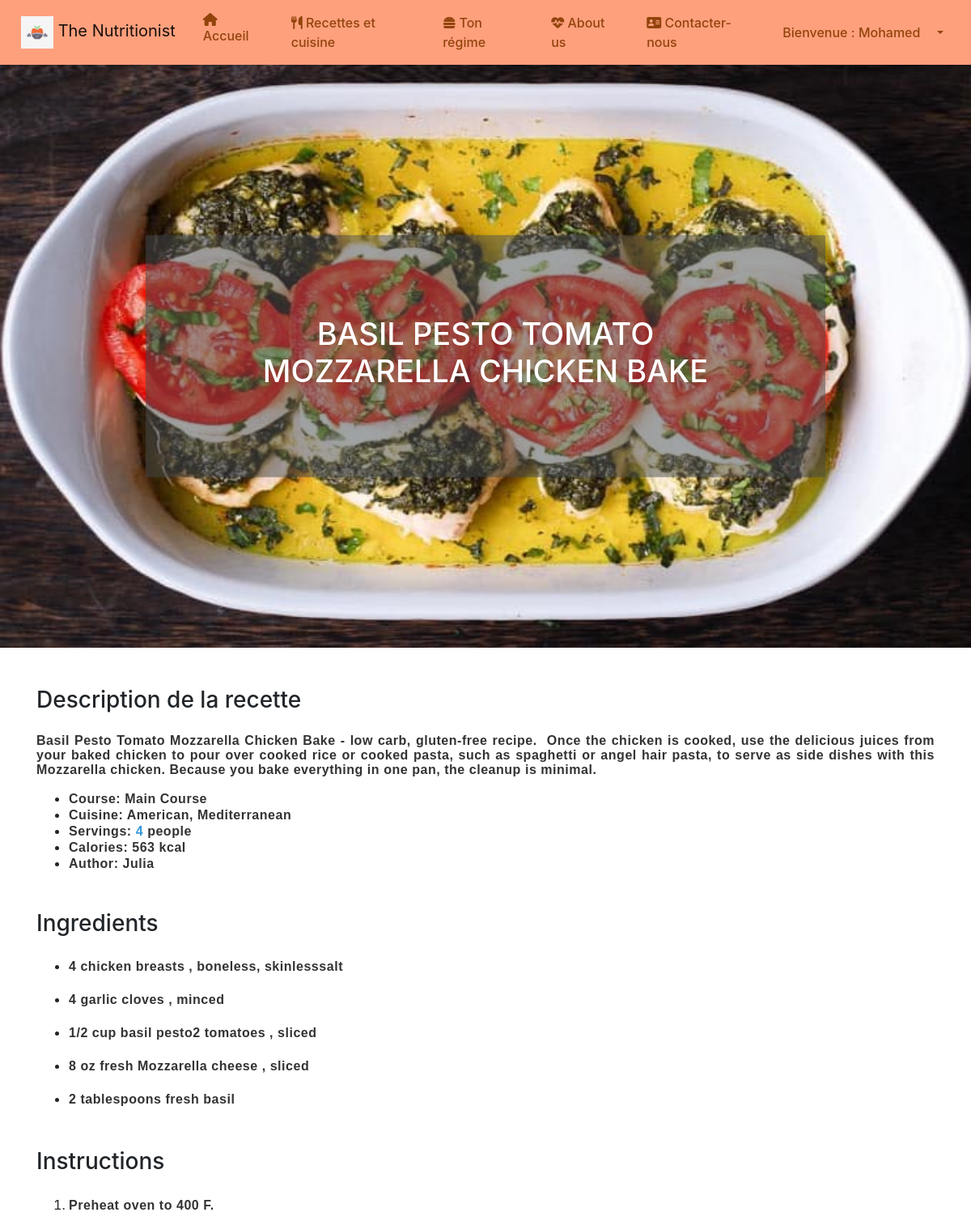
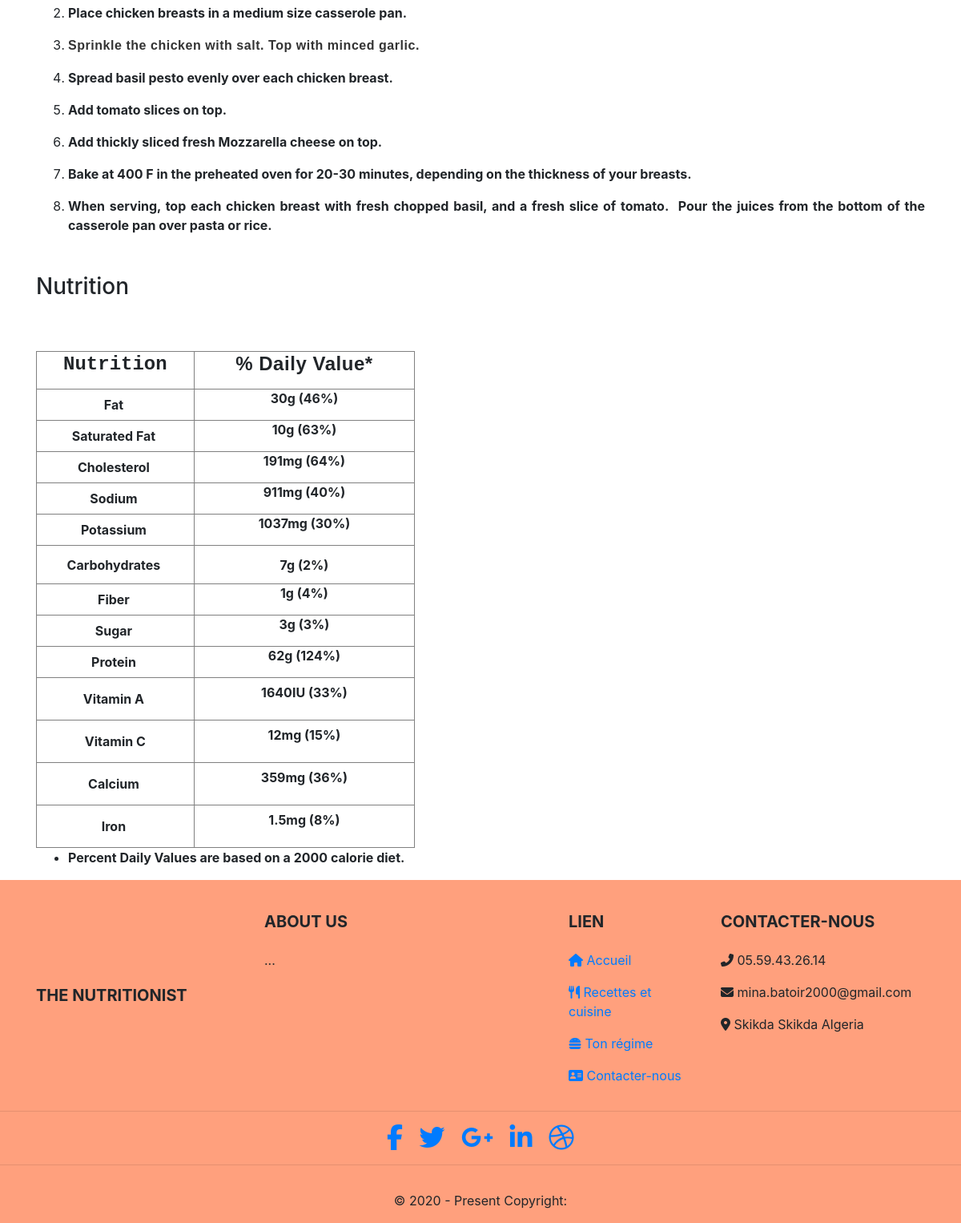
The app's page /detailsRecette.php?id=1 (signed in) with its own data (2 pictures, top to bottom).
### tables this page shows
CREATE TABLE `recette` (
  `id` int(11) NOT NULL,
  `recetteName` text NOT NULL,
  `recetteDescription` text NOT NULL,
  `recetteIngredients` text NOT NULL,
  `recetteInstructions` text NOT NULL,
  `recetteNutritionFacts` text NOT NULL,
  `recetteImage` varchar(255) DEFAULT NULL,
  `created_at` datetime DEFAULT NULL
);

### detailsRecette.php (the view)
<?php require('./functions/init.php'); ?>
<?php
    $id = $_GET['id'];
    $sql = "SELECT * FROM `recette` WHERE id=$id;" ;
    $result = mysqli_query($connect,$sql) or die(mysqli_error($connect));
    if(mysqli_num_rows($result) == 1){
        $dataRecette = mysqli_fetch_assoc($result);
    }else{
        echo "No recette found";
    }
?>
<?php include_once('./inc/header.php'); ?>
<section class="hero">
<div id="carouselExampleIndicators" class="carousel slide" data-ride="carousel">
  <div class="carousel-inner">
    <div class="carousel-item active">
      <img class="d-block w-100" src="./upload/recette/<?php echo $dataRecette['recetteImage'] ?>" alt="">
      <div class="carousel-caption d-none d-md-block">
          <div class="innerC">
          <h5><?php echo $dataRecette['recetteName'] ?></h5>
          </div>
      </div>
    </div>
  </div>
</div>
</section>
<div class="container" >
    <div class="mt-5">
        <h3 class="mb-4"><?php if(!empty($dataRecette['recetteDescription'])) echo "Description de la recette" ?></h3>
        <?php echo $dataRecette['recetteDescription'] ?>
    </div>
    <div class="mt-5">
        <h3 class="mb-4"><?php if(!empty($dataRecette['recetteIngredients'])) echo "Ingredients" ?></h3>
        <?php echo $dataRecette['recetteIngredients'] ?>
    </div>
    <div class="mt-5">
        <h3 class="mb-4"><?php if(!empty($dataRecette['recetteInstructions'])) echo "Instructions" ?></h3>
        <?php echo $dataRecette['recetteInstructions'] ?>
    </div>
    <div class="mt-5">
        <h3 class="mb-4"><?php if(!empty($dataRecette['recetteNutritionFacts'])) echo "Nutrition" ?></h3>
        <?php echo $dataRecette['recetteNutritionFacts'] ?>
    </div>
</div>
<?php include_once('./inc/footer.php'); ?>

### inc/header.php (shortened to what this page needs)
<html>
<head>
<link rel="stylesheet" href="https://stackpath.bootstrapcdn.com/bootstrap/4.5.2/css/bootstrap.min.css">
<link rel ="stylesheet" href ="https://stackpath.bootstrapcdn.com/font-awesome/4.7.0/css/font-awesome.min.css">
<link rel ="stylesheet" href ="./assets/css/site.css">
</head>
<body>
<?php include "navbar.php"; ?>

### inc/navbar.php (shortened to what this page needs)
<section id="nav-bar">
<nav class="navbar navbar-expand-lg navbar-light bg-light">
<a class="navbar-brand" href="./"> <img src="assets/image/logo.jpg"> The Nutritionist </a>
  <div class="collapse navbar-collapse" id="navbarSupportedContent">
  <ul class="navbar-nav mr-auto">
            <li class="nav-item active">
              <a class="nav-link" href="./"><i class="fas fa-home "></i> Accueil </a>
            </li>
            <li class="nav-item">
              <a class="nav-link" href="./recette.php"><i class="fas fa-utensils"></i> Recettes et cuisine </a>
            </li>
            <li class="nav-item">
              <a class="nav-link" href="./choisiRegime.php"><i class="fas fa-hamburger"></i> Ton régime  </a>
            </li>
            <li class="nav-item">
              <a class="nav-link" href="./aboutUs.php"><i class="fas fa-heartbeat"></i> About us  </a>
            </li>
            <li class="nav-item">
                <a class="nav-link" href="./contact.php"><i class="fas fa-address-card"></i>  Contacter-nous  </a>
              </li>
          </ul>
          <ul class="navbar-nav my-2 my-lg-0">
              <li class="nav-item dropdown no-arrow">
              <?php if(isset($_SESSION['user'])) { ?>
                      <a class="nav-link dropdown-toggle" href="#" id="userDropdown" role="button" data-toggle="dropdown" aria-haspopup="true" aria-expanded="false">
                        <span class="mr-2 d-none d-lg-inline text-gray-600"><?php  echo "Bienvenue : " . $_SESSION['user'] ?></span>
                      </a>
               <?php }else {
                        echo '<a type="button" class="nav-link" data-toggle="modal" data-target="#exampleModalCenter"> Se connecter </a> <a type="button" class="nav-link" data-toggle="modal" data-target="#registerModel">S\'inscrire</a> ';
                }; ?>
              </li>
          </ul>
</nav>
</section>

### inc/footer.php (shortened to what this page needs)
<footer class="page-footer font-small stylish-color-dark pt-4" style="background-color:rgb(255, 160, 125) !important;">
<div class="container text-center text-md-left">
  <div class="row">
      <div class="col-md-3 mx-auto my-auto">
            <h5 class="font-weight-bold text-uppercase mt-3 mb-4">The Nutritionist </h5>
      </div>
      <div class="col-md-4 mx-auto">
        <h5 class="font-weight-bold text-uppercase mt-3 mb-4">About Us</h5>
        <p> ... </p>
      </div>
    <div class="col-md-2 mx-auto">
      <h5 class="font-weight-bold text-uppercase mt-3 mb-4">LIEN</h5>
      <ul class="list-unstyled">
        <li class="mb-3">
        <a class="" href="./"><i class="fas fa-home "></i> Accueil </a>
        </li>
        <li class="mb-3">
        <a class="" href="./recette.php"><i class="fas fa-utensils"></i> Recettes et cuisine </a>
        </li>
        <li class="mb-3">
        <a class="" href="./choisiRegime.php"><i class="fas fa-hamburger"></i> Ton régime  </a>
        </li>
        <li class="mb-3">
        <a class="" href="./contact.php"><i class="fas fa-address-card"></i>  Contacter-nous  </a>
        </li>
      </ul>
    </div>
    <div class="col-md-3 mx-auto">
      <h5 class="font-weight-bold text-uppercase mt-3 mb-4">CONTACTER-NOUS</h5>
      <ul class="list-unstyled">
        <li class="mb-3">
        <span><i class="fas fa-phone-alt"></i> 05.59.43.26.14 </span>
        </li>
        <li class="mb-3 ">
        <span class="align-items-center"><i class="fas fa-envelope"></i> mina.batoir2000@gmail.com </span>
        </li>
        <li class="mb-3">
        <span><i class="fas fa-map-marker-alt"></i> Skikda Skikda Algeria </span>
        </li>
      </ul>
    </div>
  </div>
</div>
<hr>
<ul class="list-unstyled list-inline text-center">
  <li class="list-inline-item">
    <a class="btn-floating btn-fb mx-1">
      <i class="fab fa-facebook-f fa-2x"> </i>
    </a>
  </li>
  <li class="list-inline-item">
    <a class="btn-floating btn-tw mx-1">
      <i class="fab fa-twitter fa-2x"> </i>
    </a>
  </li>
  <li class="list-inline-item">
    <a class="btn-floating btn-gplus mx-1">
      <i class="fab fa-google-plus-g fa-2x"> </i>
    </a>
  </li>
  <li class="list-inline-item">
    <a class="btn-floating btn-li mx-1">
      <i class="fab fa-linkedin-in fa-2x"> </i>
    </a>
  </li>
  <li class="list-inline-item">
    <a class="btn-floating btn-dribbble mx-1">
      <i class="fab fa-dribbble fa-2x"> </i>
    </a>
  </li>
</ul>
<hr>
<div class="footer-copyright text-center py-3">
  © 2020 - Present Copyright:
</div>
</footer>
</body>
</html>

### assets/css/site.css (style rules this page uses)
#nav-bar { position : sticky ; top : 0; z-index: 10 ; }
.navbar-brand img { height: 5vh ; padding-left: 10px ; }
.navbar-nav li { padding: 0 10px; }
.navbar-nav li a { float: right; text-align: left; }
.navbar { background: rgb(255, 160, 125) !important; }
.nav-link { color: rgb(146, 68, 12)!important; font-weight: 500; font-size: 16px; }
.carousel-caption { top: 50%; transform: translateY(-50%); bottom: initial!important; }
.carousel-caption .innerC { padding: 100px; background-color: rgba(69, 74, 78, 0.5); }
.carousel-caption h5 { color: white; font-size: 38px; }
.w-100 { height: 90vh; object-fit: fill; }

### records on screen
recette: recetteImage (picture), recetteName "BASIL PESTO TOMATO MOZZARELLA CHICKEN BAKE", recetteDescription "Basil Pesto Tomato Mozzarella Chicken Bake - low carb, gluten-free recipe. Once the chicken is cooked, use the delicious juices from your baked chicken to pour over cooked rice or cooked pasta, such as spaghetti or angel hair pasta, to serve as side dishes with this Mozzarella chicken. Because you bake everything in one pan, the cleanup is minimal. Course: Main Course Cuisine: American, Mediterranean Servings: 4 people Calories: 563 kcal Author: Julia", recetteIngredients "4 chicken breasts , boneless, skinless salt 4 garlic cloves , minced 1/2 cup basil pesto 2 tomatoes , sliced 8 oz fresh Mozzarella cheese , sliced 2 tablespoons fresh basil", recetteInstructions "Preheat oven to 400 F. Place chicken breasts in a medium size casserole pan. Sprinkle the chicken with salt. Top with minced garlic. Spread basil pesto evenly over each chicken breast. Add tomato slices on top. Add thickly sliced fresh Mozzarella cheese on top. Bake at 400 F in the preheated oven for 20-30 minutes, depending on the thickness of your breasts. When serving, top each chicken breast with fresh chopped basil, and a fresh slice of tomato. Pour the juices from the bottom of the casserole pan over pasta or rice.", recetteNutritionFacts "Nutrition % Daily Value* Fat 30g (46%) Saturated Fat 10g (63%) Cholesterol 191mg (64%) Sodium 911mg (40%) Potassium 1037mg (30%) Carbohydrates 7g (2%) Fiber 1g (4%) Sugar 3g (3%) Protein 62g (124%) Vitamin A 1640IU (33%) Vitamin C 12mg (15%) Calcium 359mg (36%) Iron 1.5mg (8%) Percent Daily Values are based on a 2000 calorie diet."

### other values on screen
$_SESSION['user'] "Mohamed"
